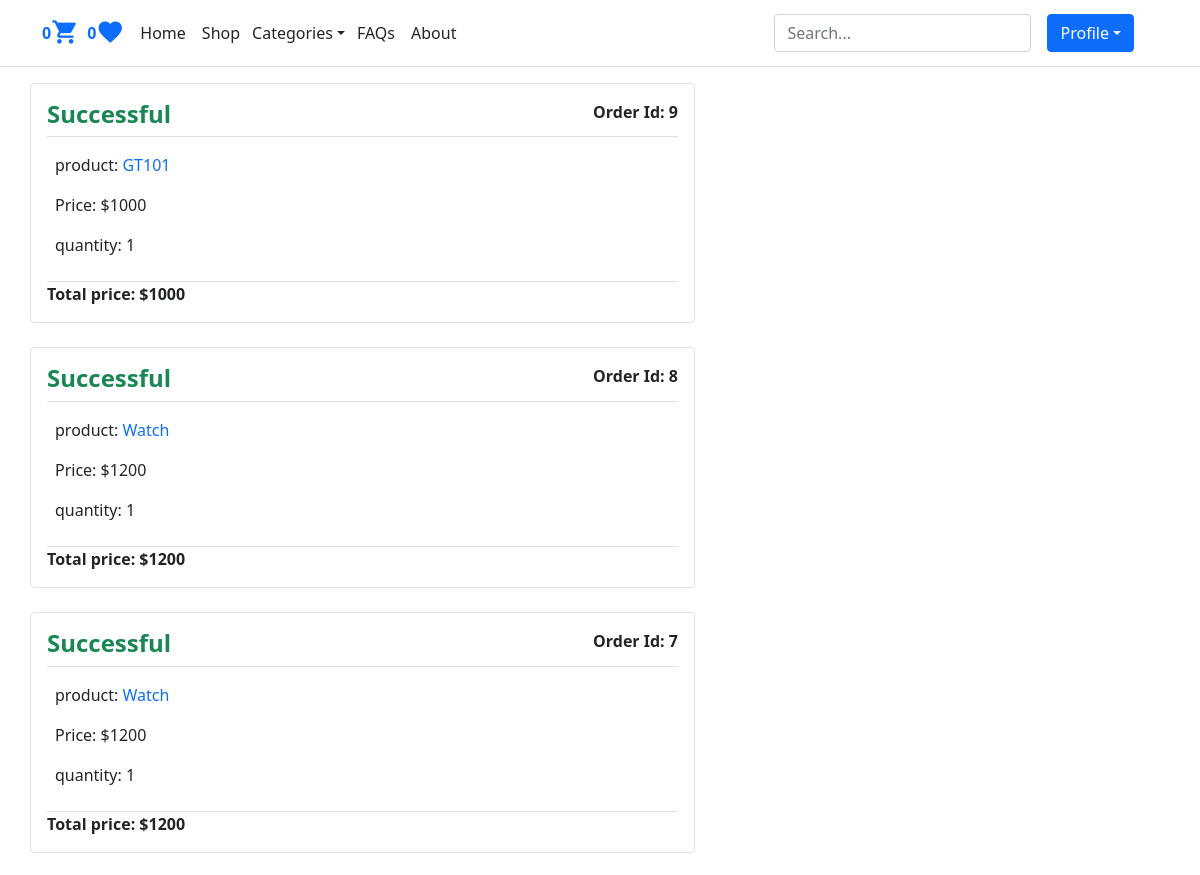
/orders/list (signed in, upper part), run on an earlier commit of the app's database.
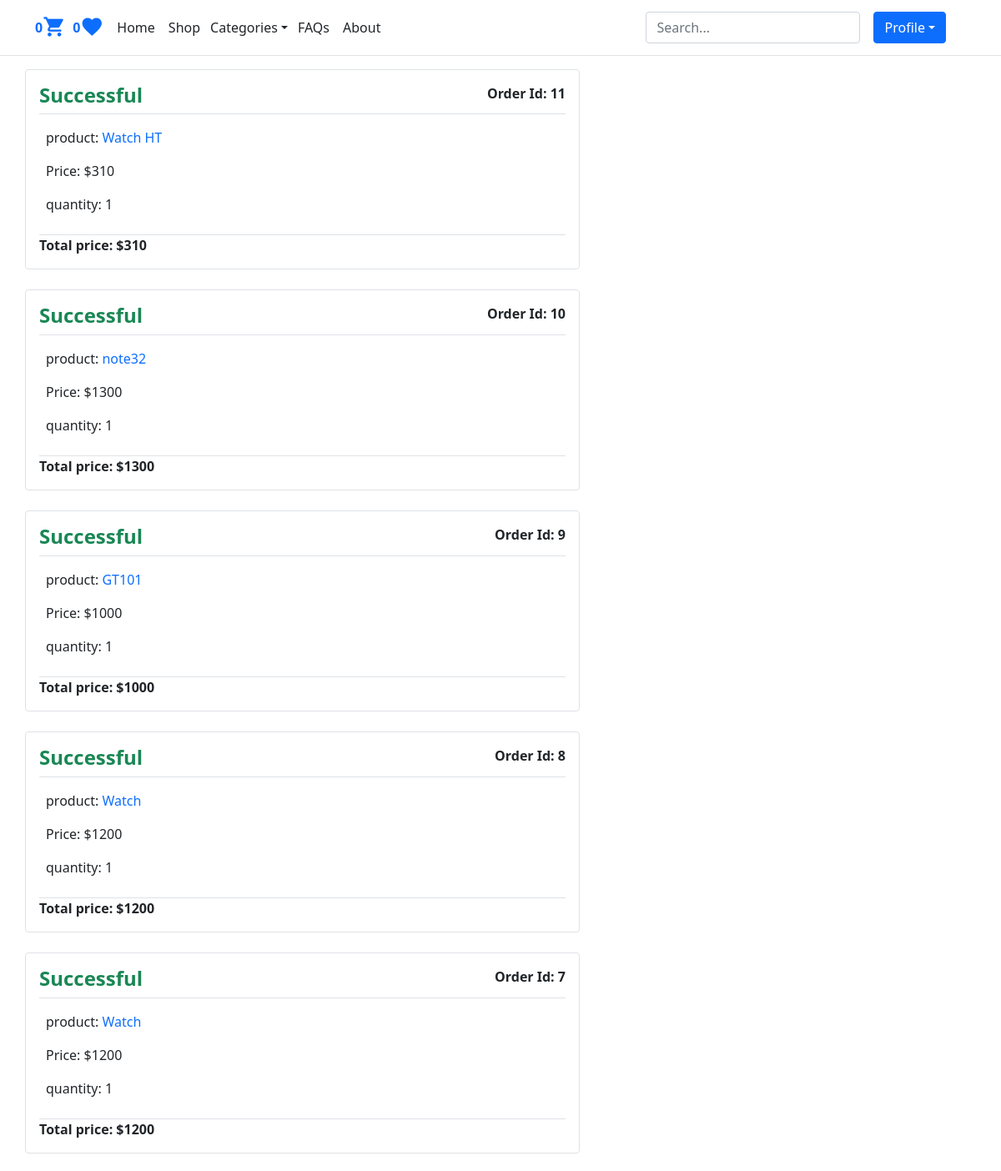
And on a later commit of the database.
### orders/models.py (models this page shows, shortened)
class Order(models.Model):
    user = models.ForeignKey(User, on_delete=models.CASCADE, related_name='orders')
    created = models.DateTimeField(auto_now_add=True)
    updated = models.DateTimeField(auto_now=True)
    status = models.BooleanField(default=False)
    class Meta:
        ordering = ('-created',)
    @property
    def get_total_price(self):
        total = sum(item.get_cost() for item in self.items.all())
        return total

class OrderItem(models.Model):
    order = models.ForeignKey(Order, on_delete=models.CASCADE, related_name='items')
    product = models.ForeignKey(Product, on_delete=models.CASCADE, related_name='order_items')
    price = models.IntegerField()
    quantity = models.SmallIntegerField(default=1)
    def get_cost(self):
        return self.price * self.quantity

### shop/models.py (models this page shows, shortened)
class Product(models.Model):
    category = models.ForeignKey(Category, on_delete=models.CASCADE, related_name='category')
    image = models.ImageField(upload_to='products')
    title = models.CharField(max_length=250)
    description = models.TextField()
    price = models.IntegerField()
    date_created = models.DateTimeField(auto_now_add=True)
    slug = models.SlugField(unique=True)
    class Meta:
        ordering = ('-date_created',)
    def get_absolute_url(self):
        return reverse('shop:product_detail', kwargs={'slug':self.slug})

### orders/views.py (the view)
# urls.py: path('list', views.user_orders, name='user_orders'),
@login_required
def user_orders(request):
    orders = request.user.orders.all()
    context = {'title':'Orders', 'orders': orders}
    return render(request, 'user_orders.html', context)

### accounts/models.py (called while the page is built)
    def get_likes_count(self):
        return self.likes.count()

### cart/utils/cart.py (called while the page is built)
    def __iter__(self):
        product_ids = self.cart.keys()
        products = Product.objects.filter(id__in=product_ids)
        cart = self.cart.copy()
        for product in products:
            cart[str(product.id)]['product'] = product
        for item in cart.values():
            item['total_price'] = int(item['price']) * int(item['quantity'])
            yield item

    def add_cart_session(self):
        cart = self.session.get(CART_SESSION_ID)
        if not cart:
            cart = self.session[CART_SESSION_ID] = {}
        return cart

### online_shop/context_processors.py (called while the page is built)
def return_cart(request):
    cart = len(list(Cart(request)))
    return {'cart_count': cart}

def return_categories(request):
    categories = Category.objects.all()
    return {'categories': categories}

### shop/models.py (called while the page is built)
    def __str__(self):
        return self.title

### orders/templates/user_orders.html (shortened to what this page needs)
{% extends "base.html" %}
{% block content %}
{% if orders %}
{% for order in orders %}
<div class="col-md-7 mb-4 border rounded p-3">
<b style="float: right;">Order Id: {{ order.id }}</b>
{% if order.status %}
    <h4><b class="text-success">Successful</b></h4>
{% else %}
    <h3><b class="text-danger">Cancelled</b></h3>
{% endif %}
<div class="text-muted border-top pt-2"></div>
{% for item in order.items.all  %}
    <div class="border-bottom p-2">
        <p>product: <a class="text-decoration-none" href="{{ item.product.get_absolute_url }}">{{item.product.title}}</a></p>
        <p>Price: ${{item.price}}</p>
        <p>quantity: {{item.quantity}}</p>
    </div>
{% endfor %}
<b>Total price: ${{ order.get_total_price }}</b>
</div>
{% endfor %}
{% endif %}
{% endblock %}

What changed in the data, as far as the page shows it:
added Order: id "11", status "Successful", get_total_price "310"
added OrderItem: product "Watch HT", price "310", quantity "1", shown under "11"
added Order: id "10", status "Successful", get_total_price "1300"
added OrderItem: product "note32", price "1300", quantity "1", shown under "10"
